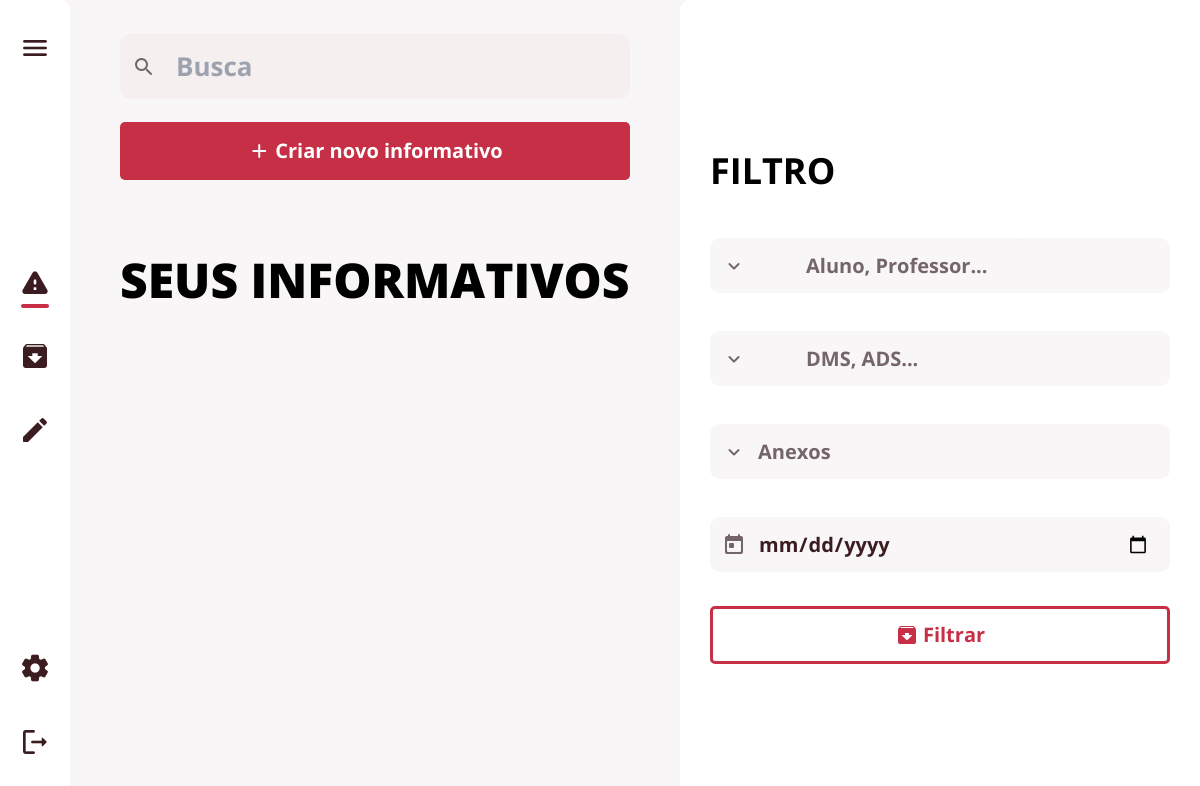
The app's page /editar (signed in), older data.
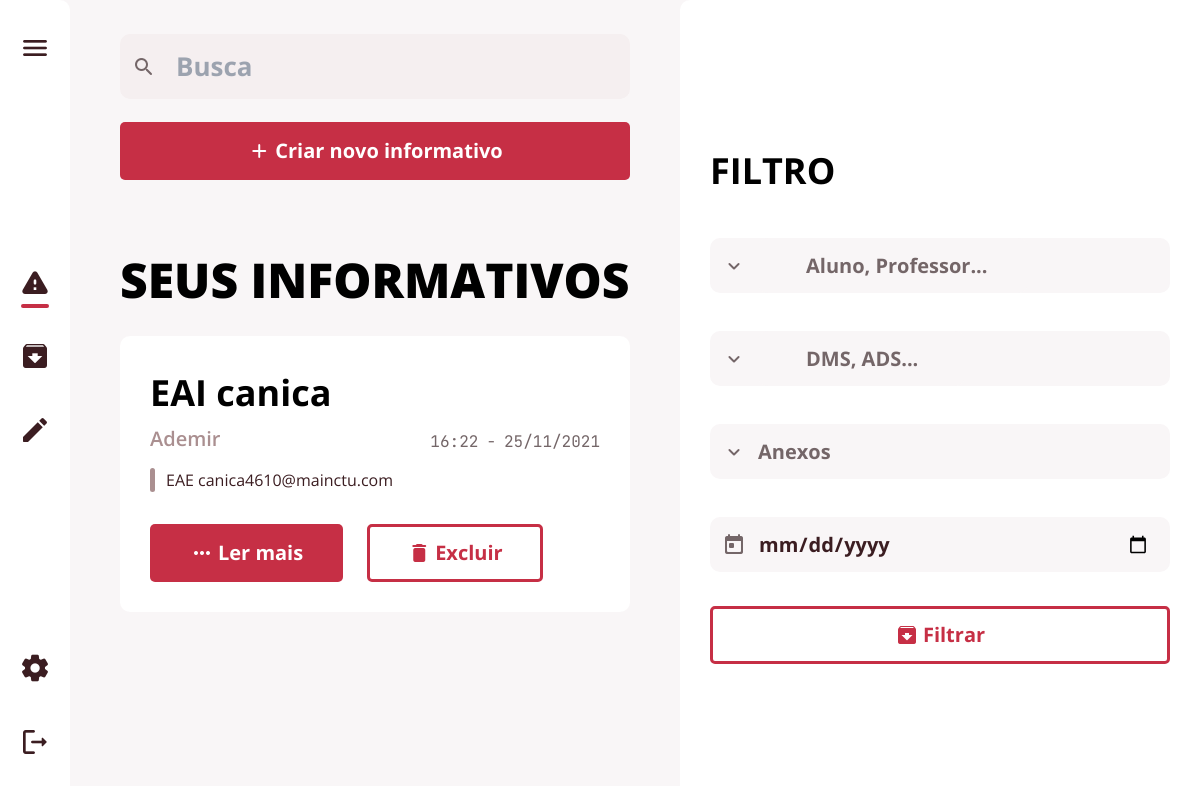
The same page, newer data.
### app/database/models.py (models this page shows, shortened)
class Postagem(db.Model):
    __tablename__ = "postagem"
    id = db.Column(db.Integer, primary_key=True, autoincrement=True)
    titulo = db.Column(db.String(150), nullable=False)
    texto = db.Column(db.String(150), nullable=False)
    data = db.Column(db.DateTime, default=datetime.now)
    image = db.Column(db.String(150), default="sem imagem")
    mimetype = db.Column(db.Text)
    postagem_arquivada = db.relationship('Arquivadas')
    user_id = db.Column(db.Integer, db.ForeignKey('user.id'))
    destinatario = db.relationship('Papel',
                                   secondary=postagem_papel_tabela,
                                   back_populates='postagem')
    curso = db.relationship('Curso',
                            secondary=postagem_curso_tabela,
                            back_populates='postagem')

class Papel(db.Model):
    __tablename__ = "papel"
    id = db.Column(db.Integer, primary_key=True, autoincrement=True)
    nome = db.Column(db.String(150), unique=True, nullable=False)
    pode_editar = db.Column(db.Boolean, default=0)
    admin = db.Column(db.Boolean, default=0)
    postagem = db.relationship('Postagem',
                               secondary=postagem_papel_tabela,
                               back_populates='destinatario')
    user = db.relationship('User',
                           secondary=user_papel_tabela,
                           back_populates='papeis')
    def __repr__(self):
        return self.nome

### app/view.py (the view, shortened to what this page needs)
@ routes.route('/editar', methods=['POST', 'GET'])
@ login_required
def edit():
    form = SelectForm()
    filtro = FiltroForm()
    papel = db.session.query(Papel.nome).all()
    user_papel = tupleToString(user.papeis)
    if not user_edit():
        return redirect(url_for('view.inicio'))
    post = db.session.query(Postagem).filter(
        Postagem.user_id == user.id).order_by(Postagem.data.desc())
    posts = db.session.query(Postagem).filter(
        Postagem.user_id == user.id).order_by(Postagem.data.desc()).all()
    filtro_data = request.form.get("data")
    filtro_papel = filtro.filtro_papel.data
    filtro_curso = filtro.filtro_curso.data
    filtro_anexo = request.form.get("anexos")
    busca = request.form.get("busca")
    if busca:
        busca = f"%{busca}%"
        post = post.filter(Postagem.titulo.like(busca))
    if filtro_data:
        filtro_data = f"%{filtro_data}%"
        post = post.filter(Postagem.data.like(filtro_data))
    if filtro_papel:
        filtro_papel = list(map(int, filtro_papel))
        papel_userid = tupleToList(db.session.query(User.id).join(
            Papel.user).filter(Papel.id.in_(filtro_papel)).all())
        print('oi')
        post = post.filter(Postagem.user_id.in_(papel_userid))
    if filtro_curso:
        filtro_curso = list(map(int, filtro_curso))
        post = post.filter(Curso.id.in_(filtro_curso))
    if filtro_anexo == '1':
        post = post.filter(Postagem.image != '')
    if filtro_anexo == '2':
        post = post.filter(Postagem.image == '')
    posts = post.all()
    return render_template('editar.html', posts=posts, user=user, user_papel=user_papel, papel=papel, user_edit=user_edit(), filtro=filtro, form=form)

### app/formulario/registerForm.py
class SelectForm(FlaskForm):
    papel = ChosenSelectMultipleField("Enviar para", choices=[])
    curso = ChosenSelectMultipleField("Para o curso", choices=[])
    def __init__(self, *args, **kwargs):
        super().__init__(*args, **kwargs)
        self.papel.choices = [(papel.id, papel.nome)
                              for papel in Papel.query.join(Papel.user).all()]
        self.curso.choices = [(curso.id, curso.nome_curso)
                              for curso in Curso.query.join(Curso.user).filter(User.id != current_user.id).all()]

class FiltroForm(FlaskForm):
    filtro_papel = ChosenSelectMultipleField("Enviar para", choices=[])
    filtro_curso = ChosenSelectMultipleField("Para o curso", choices=[])
    def __init__(self, *args, **kwargs):
        super().__init__(*args, **kwargs)
        self.filtro_papel.choices = [(papel.id, papel.nome)
                                     for papel in Papel.query.join(Papel.user).all()]
        self.filtro_curso.choices = [(curso.id, curso.nome_curso)
                                     for curso in Curso.query.join(Curso.user).filter(User.id != current_user.id).all()]

### app/controller.py (called while the page is built)
def user_edit():
    user_edit = db.session.query(Papel.pode_editar).join(
        Papel.user).filter(User.id == user.id).all()
    for edit in user_edit:
        if edit:
            user_edit = edit[0]
        break
    return user_edit

def tupleToString(tupla):
    return ', '.join(map(str, tupla))

### app/formulario/chosenSelect.py (called while the page is built)
def _add_chosen_class(kwargs):
    if 'render_kw' in kwargs:
        if 'class' in kwargs['render_kw']:
            kwargs['render_kw']['class'] += ' chosen-select'
        else:
            kwargs['render_kw']['class'] = 'chosen-select'
    else:
        kwargs['render_kw'] = {'class': 'chosen-select'}

### app/templates/editar.html (shortened to what this page needs)
{% extends 'base.html' %}
{% block head %}
<link rel="stylesheet" href="{{url_for('static', filename='style/editar.css')}}">
{% endblock %}
{% block btn_criar %}
<div class="create-btn-box">
    <button class="btn btn-full btn-popup" id="btnpop">
        <span class="material-icons-round">add</span>
        <p>Criar novo informativo</p>
    </button>
</div>
{% endblock %}
{% block main_text %}SEUS INFORMATIVOS{% endblock %}
{% block main %}
{% for post in posts %}
<div class="card-box">
    <h2 class="title-text">{{ post.titulo }}</h2>
    <div class="text-title-area">
        <h3 class="sender-papel">{{ user_papel }}</h3>
        <div class="send-date">
            <p class="hour">{{ post.data.strftime('%H:%M') }}</p>
            <p class="date">{{ post.data.strftime('%d/%m/%Y') }}</p>
        </div>
    </div>
    <div class="text-area text-area--short">
        <p>{{ post.texto }}</p>
    </div>
    <div class="bottom-buttons">
        <button class="F-btn btn btn-full" onClick="abrirPopup({{ post.id }})">
            <span class="material-icons-round">more_horiz</span>
            <p>Ler mais</p>
        </button>
        <button class="F-btn btn btn-empty" onClick="deletarPost({{ post.id }})">
            <span class="material-icons-round">delete</span>
            <p>Excluir</p>
        </button>
    </div>
</div>
{% endfor %}
{% endblock %}

### app/templates/base.html (shortened to what this page needs)
{% from '_modal_lermais.html' import modal_lermais %}
<!DOCTYPE html>
<html lang="en">
<head>
  <link rel="stylesheet" href="https://cdnjs.cloudflare.com/ajax/libs/chosen/1.8.7/chosen.min.css">
  <link href="https://unpkg.com/tailwindcss@^2/dist/tailwind.min.css" rel="stylesheet">
  <link rel="stylesheet" href="{{url_for('static', filename='style/base.css')}}">
  {% block head %}{% endblock %}
</head>
<body>
  <div class="menu-wrapper">
    <div class="flex-nowrap">
      <nav class="main-nav resp-nav">
        <div class="main-nav-items top-items">
          <button class="hamburger-menu">
            <span class="material-icons-round medium-icon ">menu</span>
          </button>
        </div>
        <div class="main-nav-items middle-items">
          <a href="/">
            <span class="material-icons-round medium-icon">warning</span>
            <div class="selection-bar is-selected"></div>
          </a>
          <a href="/arquivos">
            <span class="material-icons-round medium-icon">archive</span>
          </a>
          {% if user_edit %}
          <a href="/editar">
            <span class="material-icons-round medium-icon">edit</span>
          </a>
          {% endif %}
        </div>
        <div class="main-nav-items bottom-items">
          <a href="/config">
            <span class="material-icons-round medium-icon">settings</span>
          </a>
          <a href="/logout">
            <span class="material-icons-round medium-icon">logout</span>
          </a>
        </div>
      </nav>
      <div class="middle-box">
        <div class="middle-box-wrapper">
          {% block search %}
          <div class='flex gap-3 items-center'>
            <form action="" method="post" class='flex-grow'>
              <div class="input-wrapper search-box">
                <input type="search" name="busca" placeholder="Busca">
              </div>
            </form>
          </div>
          {% endblock %}
          {% block btn_criar %}{% endblock %}
          <main class="base-main">
            <div class="main-text">{% block main_text %}INFORMATIVOS{% endblock %}</div>
            {% block main %}
            {% endblock %}
          </main>
        </div>
      </div>
      <div class="right-menu" id="filtro">
        <div class="filter-section">
          <div class='flex justify-between'>
            <h2 class="section-title filter-title">FILTRO</h2>
          </div>
          <form action="" method="Post">
            {% block remetente %}
            <div class="input-wrapper small-input">
            </div>
            {% endblock %}
            {% if user_edit %}
            <div class="input-wrapper small-input">
            </div>
            {% endif %}
            <div class="input-wrapper small-input">
              <select name="anexos" id="anexos">
                <option value="" disabled selected>Anexos</option>
              </select>
            </div>
            <div class="input-wrapper small-input">
              <input type="date" name="data" placeholder="Dia/Mes/Ano">
            </div>
            <button class="btn btn-empty" style="justify-content: center;" value="Filtrar">
              <span class="material-icons-round">archive</span>
              <p>Filtrar</p>
            </button>
          </form>
        </div>
      </div>
    </div>
  </div>
</body>
</html>

### app/static/style/editar.css (style rules this page uses)
.create-btn-box { display: flex; margin-top: 1.2em; margin-bottom: 4em; align-items: center; }
.create-btn-box button { width: 100%; justify-content: center; }

Row changes from the older to the newer data that the page shows:
added Postagem: titulo "EAI canica", data "16:22", data "25/11/2021", texto "EAE canica4610@mainctu.com"
now on this page (row unchanged): Papel: nome "Ademir"
